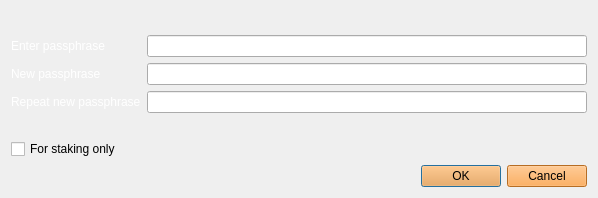
<?xml version="1.0" encoding="UTF-8"?>
<ui version="4.0">
 <class>AskPassphraseDialog</class>
 <widget class="QDialog" name="AskPassphraseDialog">
  <property name="geometry">
   <rect>
    <x>0</x>
    <y>0</y>
    <width>598</width>
    <height>198</height>
   </rect>
  </property>
  <property name="sizePolicy">
   <sizepolicy hsizetype="Preferred" vsizetype="Minimum">
    <horstretch>0</horstretch>
    <verstretch>0</verstretch>
   </sizepolicy>
  </property>
  <property name="minimumSize">
   <size>
    <width>550</width>
    <height>0</height>
   </size>
  </property>
  <property name="windowTitle">
   <string>Passphrase Dialog</string>
  </property>
  <property name="styleSheet">
   <string notr="true">background-image: url(:/images/bkg);</string>
  </property>
  <layout class="QVBoxLayout" name="verticalLayout">
   <item>
    <widget class="QLabel" name="warningLabel">
     <property name="styleSheet">
      <string notr="true">background-image: url(:/images/bgbfree);</string>
     </property>
     <property name="textFormat">
      <enum>Qt::RichText</enum>
     </property>
     <property name="wordWrap">
      <bool>true</bool>
     </property>
    </widget>
   </item>
   <item>
    <layout class="QFormLayout" name="formLayout">
     <property name="fieldGrowthPolicy">
      <enum>QFormLayout::AllNonFixedFieldsGrow</enum>
     </property>
     <item row="0" column="0">
      <widget class="QLabel" name="passLabel1">
       <property name="styleSheet">
        <string notr="true">background-image: url(:/images/bgbfree);</string>
       </property>
       <property name="text">
        <string>&lt;html&gt;&lt;head/&gt;&lt;body&gt;&lt;p&gt;&lt;span style=&quot; color:#ffffff;&quot;&gt;Enter passphrase&lt;/span&gt;&lt;/p&gt;&lt;/body&gt;&lt;/html&gt;</string>
       </property>
      </widget>
     </item>
     <item row="0" column="1">
      <widget class="QLineEdit" name="passEdit1">
       <property name="styleSheet">
        <string notr="true">background-image: url(:/images/gr);</string>
       </property>
       <property name="echoMode">
        <enum>QLineEdit::Password</enum>
       </property>
      </widget>
     </item>
     <item row="1" column="0">
      <widget class="QLabel" name="passLabel2">
       <property name="styleSheet">
        <string notr="true">background-image: url(:/images/bgbfree);</string>
       </property>
       <property name="text">
        <string>&lt;html&gt;&lt;head/&gt;&lt;body&gt;&lt;p&gt;&lt;span style=&quot; color:#ffffff;&quot;&gt;New passphrase&lt;/span&gt;&lt;/p&gt;&lt;/body&gt;&lt;/html&gt;</string>
       </property>
      </widget>
     </item>
     <item row="1" column="1">
      <widget class="QLineEdit" name="passEdit2">
       <property name="styleSheet">
        <string notr="true">background-image: url(:/images/gr);</string>
       </property>
       <property name="echoMode">
        <enum>QLineEdit::Password</enum>
       </property>
      </widget>
     </item>
     <item row="2" column="0">
      <widget class="QLabel" name="passLabel3">
       <property name="styleSheet">
        <string notr="true">background-image: url(:/images/bgbfree);</string>
       </property>
       <property name="text">
        <string>&lt;html&gt;&lt;head/&gt;&lt;body&gt;&lt;p&gt;&lt;span style=&quot; color:#ffffff;&quot;&gt;Repeat new passphrase&lt;/span&gt;&lt;/p&gt;&lt;/body&gt;&lt;/html&gt;</string>
       </property>
      </widget>
     </item>
     <item row="2" column="1">
      <widget class="QLineEdit" name="passEdit3">
       <property name="styleSheet">
        <string notr="true">background-image: url(:/images/gr);</string>
       </property>
       <property name="echoMode">
        <enum>QLineEdit::Password</enum>
       </property>
      </widget>
     </item>
     <item row="3" column="1">
      <widget class="QLabel" name="capsLabel">
       <property name="font">
        <font>
         <weight>75</weight>
         <bold>true</bold>
        </font>
       </property>
       <property name="styleSheet">
        <string notr="true">background-image: url(:/images/bgbfree);</string>
       </property>
       <property name="text">
        <string/>
       </property>
       <property name="alignment">
        <set>Qt::AlignCenter</set>
       </property>
      </widget>
     </item>
     <item row="4" column="0">
      <widget class="QCheckBox" name="stakingCheckBox">
       <property name="enabled">
        <bool>true</bool>
       </property>
       <property name="visible">
        <bool>false</bool>
       </property>
       <property name="toolTip">
        <string>Serves to disable the trivial sendmoney when OS account compromised. Provides no real security.</string>
       </property>
       <property name="text">
        <string>For staking only</string>
       </property>
      </widget>
     </item>
    </layout>
   </item>
   <item>
    <widget class="QDialogButtonBox" name="buttonBox">
     <property name="styleSheet">
      <string notr="true">background-color: rgb(255, 153, 51);background-image: url(:/images/bgbfree);</string>
     </property>
     <property name="orientation">
      <enum>Qt::Horizontal</enum>
     </property>
     <property name="standardButtons">
      <set>QDialogButtonBox::Cancel|QDialogButtonBox::Ok</set>
     </property>
    </widget>
   </item>
  </layout>
 </widget>
 <resources/>
 <connections>
  <connection>
   <sender>buttonBox</sender>
   <signal>accepted()</signal>
   <receiver>AskPassphraseDialog</receiver>
   <slot>accept()</slot>
   <hints>
    <hint type="sourcelabel">
     <x>248</x>
     <y>254</y>
    </hint>
    <hint type="destinationlabel">
     <x>157</x>
     <y>274</y>
    </hint>
   </hints>
  </connection>
  <connection>
   <sender>buttonBox</sender>
   <signal>rejected()</signal>
   <receiver>AskPassphraseDialog</receiver>
   <slot>reject()</slot>
   <hints>
    <hint type="sourcelabel">
     <x>316</x>
     <y>260</y>
    </hint>
    <hint type="destinationlabel">
     <x>286</x>
     <y>274</y>
    </hint>
   </hints>
  </connection>
 </connections>
</ui>
